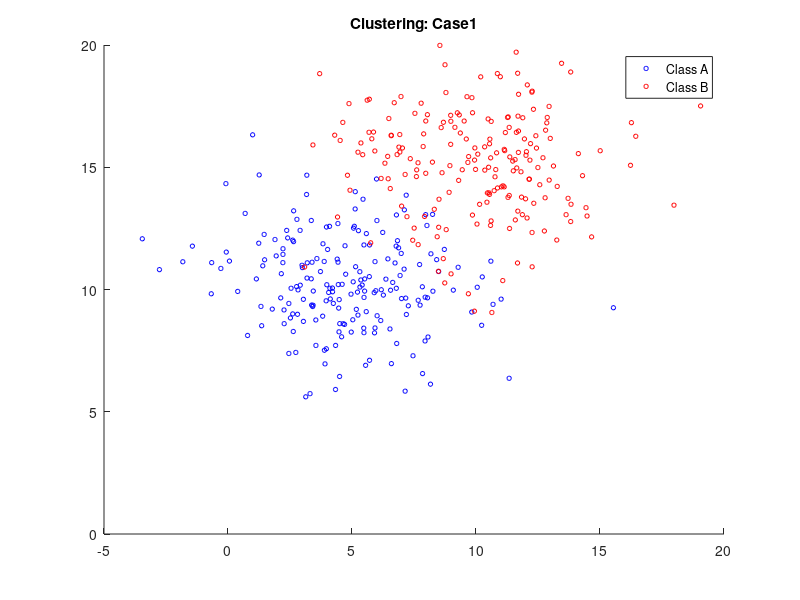

Write MATLAB code to recreate this figure. (Note: this script raises an error after producing the figure.)
clear all;
close all;

MU1 = [5 10];
SIGMA1 = [8 0; 0 4];
MU2 = [10 15];
SIGMA2 = [8 0; 0 4];

R1 = chol(SIGMA1);
R2= chol(SIGMA2);

X1 = repmat(MU1,200,1) + randn(200,2)*R1;
X2 = repmat(MU2,200,1) + randn(200,2)*R2;

SIGMA1 = cov(X1);
SIGMA2 = cov(X2);

figure;
title('Clustering: Case1')
hold on;

scatter(X1(:,1), X1(:,2), 10, 'b');
scatter(X2(:,1), X2(:,2), 10, 'r');

[a_vectors, a_values] = eigs(SIGMA1);
[b_vectors, b_values] = eigs(SIGMA2);

legend('Class A', 'Class B');

a_theta = atan2(a_vectors(2,1), a_vectors(1,1));
plot_ellipse(MU1(1), MU1(2), a_theta, sqrt(a_values(1,1)), sqrt(a_values(2,2)));

b_theta = atan2(b_vectors(2,1), b_vectors(1,1));
plot_ellipse(MU2(1), MU2(2), b_theta, sqrt(b_values(1,1)),sqrt(b_values(2,2)));